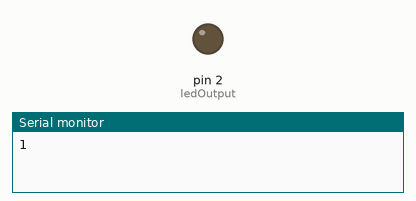
Recording of a sketch running on a simulated Arduino Uno, built with avr-gcc and run on an emulated ATmega328P. Parts: output pins drawn as LEDs (lit = HIGH), the last lines printed to the serial monitor.

Above: at 0.5 s.
At 2.5 s:
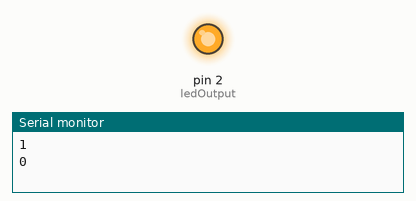
Timing chart, 0 to 5.2 s (numbered marks = the images above):
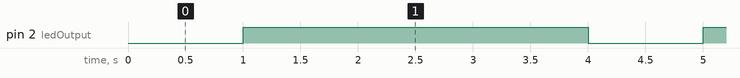

Measured:
- by itself, pin 2 (ledOutput): alternates HIGH for 3.0 s and LOW for 1.0 s

The sketch:

ESP8266_SerialPlotter.ino
```cpp
int ledOutput = 2;
int timeOn = 1000;
int timeOff = 3000;

void setup() {
  // put your setup code here, to run once:
  pinMode(ledOutput, OUTPUT);
  Serial.begin(9600);
}

void loop() {
  // put your main code here, to run repeatedly:
  digitalWrite(ledOutput, LOW);  // เปิดไฟ LED
  Serial.println(1);
  delay(timeOn);

  digitalWrite(ledOutput, HIGH);  // ปิดไฟ LED
  Serial.println(0);
  delay(timeOff);
}
```
